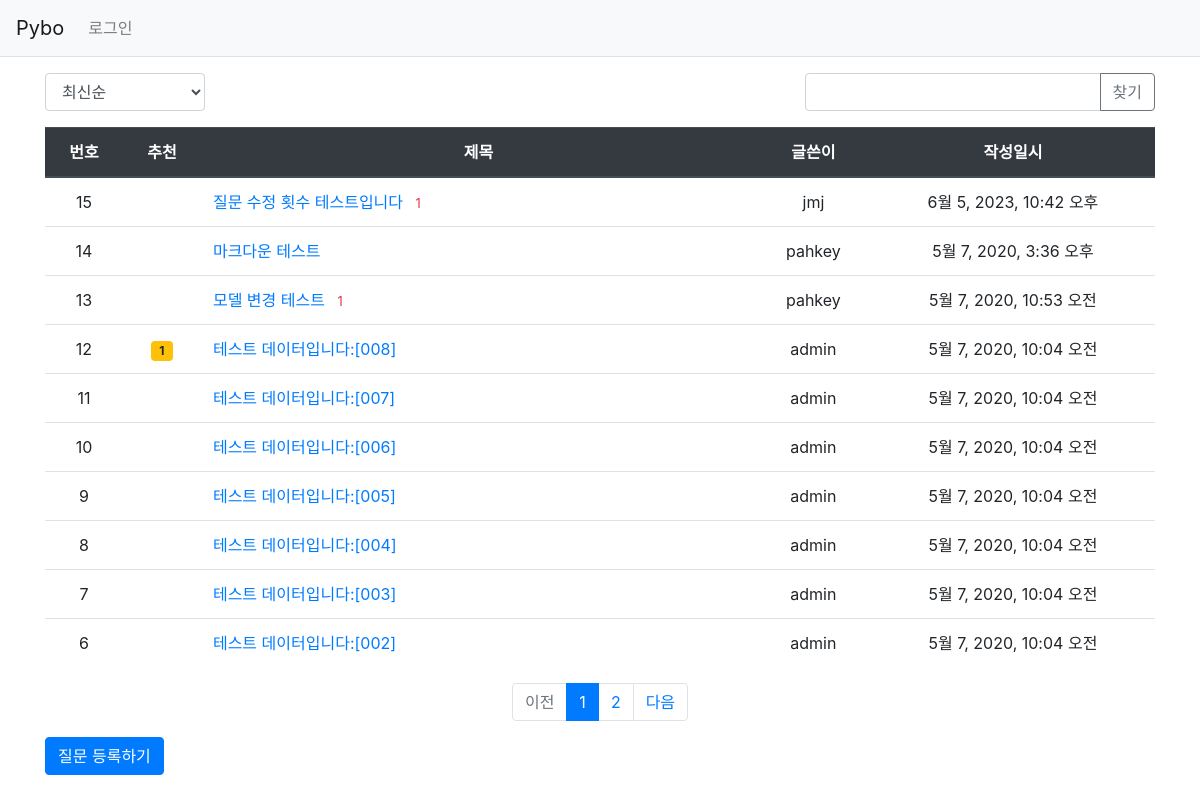
Screenshot of /pybo/ with the database file from the repository.
### pybo/models.py (models this page shows, shortened)
class Question(models.Model):
    author = models.ForeignKey(User, on_delete=models.CASCADE, related_name='author_question')
    subject = models.CharField(max_length=200)
    content = models.TextField()
    create_date = models.DateTimeField()
    modify_date = models.DateTimeField(null=True, blank=True)
    voter = models.ManyToManyField(User, related_name='voter_question')
    modify_count = models.IntegerField() # 질문 수정 횟수 추가

### pybo/views/base_views.py (the view, shortened to what this page needs)
# urls.py: path('', base_views.index, name='index'),  # '/' 에 해당되는 path
def index(request):
    page = request.GET.get('page', '1')  # 페이지
    kw = request.GET.get('kw', '')  # 검색어
    so = request.GET.get('so', 'recent')  # 정렬기준
    if so == 'recommend':
        question_list = Question.objects.annotate(num_voter=Count('voter')).order_by('-num_voter', '-create_date')
    elif so == 'popular':
        question_list = Question.objects.annotate(num_answer=Count('answer')).order_by('-num_answer', '-create_date')
    else:  # recent
        question_list = Question.objects.order_by('-create_date')
    paginator = Paginator(question_list, 10)  # 페이지당 10개씩 보여주기
    page_obj = paginator.get_page(page)
    context = {'question_list': page_obj, 'page': page, 'kw': kw, 'so': so}  # <------ so 추가
    return render(request, 'pybo/question_list.html', context)

### pybo/templatetags/pybo_filter.py (called while the page is built)
@register.filter
def sub(value, arg):
    return value - arg

### templates/pybo/question_list.html (shortened to what this page needs)
{% extends 'base.html' %}
{% load pybo_filter %}
{% block content %}
<div class="container my-3">
    <div class="row justify-content-between my-3">
        <div class="col-2">
            <select class="form-control so">
                <option value="recent" {% if so == 'recent' %}selected{% endif %}>최신순</option>
            </select>
        </div>
        <div class="col-4 input-group">
            <input type="text" class="form-control kw" value="{{ kw|default_if_none:'' }}">
            <div class="input-group-append">
                <button class="btn btn-outline-secondary" type="button" id="btn_search">찾기</button>
            </div>
        </div>
    </div>
    <table class="table">
        <thead>
        <tr class="text-center thead-dark">
            <th>번호</th>
            <th>추천</th>
            <th style="width:50%">제목</th>
            <th>글쓴이</th>
            <th>작성일시</th>
        </tr>
        </thead>
        <tbody>
        {% if question_list %}
        {% for question in question_list %}
        <tr class="text-center">
            <td>
                {{ question_list.paginator.count|sub:question_list.start_index|sub:forloop.counter0|add:1 }}
            </td>
            <td>
                {% if question.voter.all.count > 0 %}
                <span class="badge badge-warning px-2 py-1">{{ question.voter.all.count }}</span>
                {% endif %}
            </td>
            <td class="text-left">
                <a href="{% url 'pybo:detail' question.id %}">{{ question.subject }}</a>
                {% if question.answer_set.count > 0 %}
                <span class="text-danger small ml-2">{{ question.answer_set.count }}</span>
                {% endif %}
            </td>
            <td>{{ question.author.username }}</td>
            <td>{{ question.create_date }}</td>
        </tr>
        {% endfor %}
        {% else %}
        <tr>
            <td colspan="3">질문이 없습니다.</td>
        </tr>
        {% endif %}
        </tbody>
    </table>
    <ul class="pagination justify-content-center">
        {% if question_list.has_previous %}
        <li class="page-item">
            <a class="page-link" data-page="{{ question_list.previous_page_number }}" href="#">이전</a>
        </li>
        {% else %}
        <li class="page-item disabled">
            <a class="page-link" tabindex="-1" aria-disabled="true" href="#">이전</a>
        </li>
        {% endif %}
        {% for page_number in question_list.paginator.page_range %}
        {% if page_number >= question_list.number|add:-5 and page_number <= question_list.number|add:5 %}
            {% if page_number == question_list.number %}
            <li class="page-item active" aria-current="page">
                <a class="page-link" data-page="{{ page_number }}" href="#">{{ page_number }}</a>
            </li>
            {% else %}
            <li class="page-item">
                <a class="page-link" data-page="{{ page_number }}" href="#">{{ page_number }}</a>
            </li>
            {% endif %}
        {% endif %}
        {% endfor %}
        {% if question_list.has_next %}
        <li class="page-item">
            <a class="page-link" data-page="{{ question_list.next_page_number }}" href="#">다음</a>
        </li>
        {% else %}
        <li class="page-item disabled">
            <a class="page-link" tabindex="-1" aria-disabled="true" href="#">다음</a>
        </li>
        {% endif %}
    </ul>
    <a href="{% url 'pybo:question_create' %}" class="btn btn-primary">질문 등록하기</a>
</div>
{% endblock %}

### rows the page displays
Question: paginator.count|sub "15", subject "질문 수정 횟수 테스트입니다", answer_set.count "1", author.username "jmj", create_date "6월 5, 2023, 10:42 오후"
Question: paginator.count|sub "14", subject "마크다운 테스트", author.username "pahkey", create_date "5월 7, 2020, 3:36 오후"
Question: paginator.count|sub "13", subject "모델 변경 테스트", answer_set.count "1", author.username "pahkey", create_date "5월 7, 2020, 10:53 오전"
Question: paginator.count|sub "12", voter.all.count "1", subject "테스트 데이터입니다:[008]", author.username "admin", create_date "5월 7, 2020, 10:04 오전"
Question: paginator.count|sub "11", subject "테스트 데이터입니다:[007]", author.username "admin", create_date "5월 7, 2020, 10:04 오전"
Question: paginator.count|sub "10", subject "테스트 데이터입니다:[006]", author.username "admin", create_date "5월 7, 2020, 10:04 오전"
Question: paginator.count|sub "9", subject "테스트 데이터입니다:[005]", author.username "admin", create_date "5월 7, 2020, 10:04 오전"
Question: paginator.count|sub "8", subject "테스트 데이터입니다:[004]", author.username "admin", create_date "5월 7, 2020, 10:04 오전"
Question: paginator.count|sub "7", subject "테스트 데이터입니다:[003]", author.username "admin", create_date "5월 7, 2020, 10:04 오전"
Question: paginator.count|sub "6", subject "테스트 데이터입니다:[002]", author.username "admin", create_date "5월 7, 2020, 10:04 오전"

### other values shown
{{ page_number }} "1"
{{ page_number }} "2"
